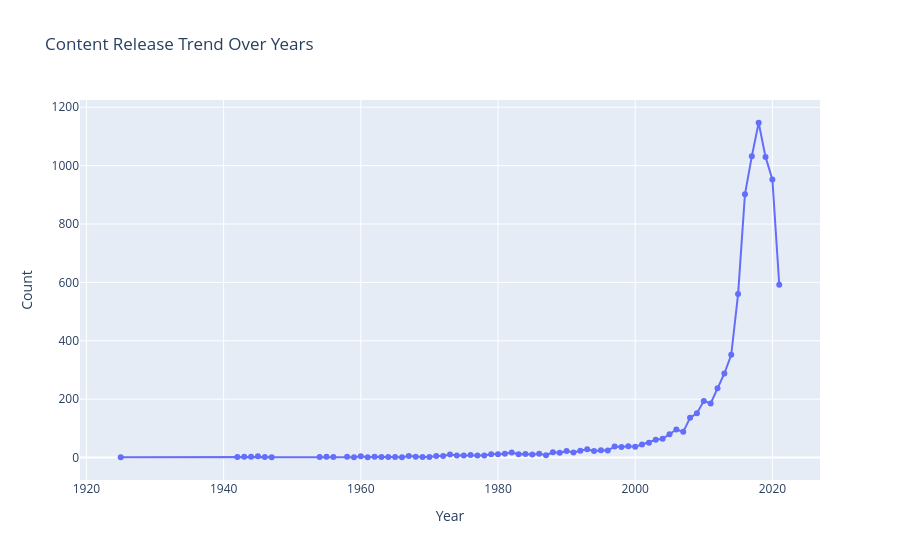

The notebook cell this image was saved under:
### Code cell
year_counts_df = df["release_year"].value_counts().sort_index().reset_index()
year_counts_df.columns = ["Year", "Count"]

fig = px.line(
    year_counts_df,
    x="Year",
    y="Count",
    markers=True,
    title="Content Release Trend Over Years"
)

fig.show()

### Figure 1 — Plotly figure (JSON) as saved in the notebook; plotly's stock layout.template omitted (floating-point values rounded to 4 significant figures)
{"data": [{"hovertemplate": "Year=%{x}<br>Count=%{y}<extra></extra>", "legendgroup": "", "line": {"color": "#636efa", "dash": "solid"}, "marker": {"symbol": "circle"}, "mode": "lines+markers", "name": "", "orientation": "v", "showlegend": false, "type": "scatter", "x": [1925, 1942, 1943, 1944, 1945, 1946, 1947, 1954, 1955, 1956, 1958, 1959, 1960, 1961, 1962, 1963, 1964, 1965, 1966, 1967, 1968, 1969, 1970, 1971, 1972, 1973, 1974, 1975, 1976, 1977, 1978, 1979, 1980, 1981, 1982, 1983, 1984, 1985, 1986, 1987, 1988, 1989, 1990, 1991, 1992, 1993, 1994, 1995, 1996, 1997, 1998, 1999, 2000, 2001, 2002, 2003, 2004, 2005, 2006, 2007, 2008, 2009, 2010, 2011, 2012, 2013, 2014, 2015, 2016, 2017, 2018, 2019, 2020, 2021], "xaxis": "x", "y": [1, 2, 3, 3, 4, 2, 1, 2, 3, 2, 3, 1, 4, 1, 3, 2, 2, 2, 1, 5, 3, 2, 2, 5, 5, 10, 7, 7, 9, 7, 7, 11, 11, 13, 17, 11, 12, 10, 13, 8, 18, 16, 22, 17, 23, 28, 22, 25, 24, 38, 36, 39, 37, 45, 51, 61, 64, 80, 96, 88, 136, 152, 194, 185, 237, 288, 352, 560, 902, 1032, 1147, 1030, 953, 592], "yaxis": "y"}], "layout": {"legend": {"tracegroupgap": 0}, "title": {"text": "Content Release Trend Over Years"}, "xaxis": {"anchor": "y", "domain": [0, 1], "title": {"text": "Year"}}, "yaxis": {"anchor": "x", "domain": [0, 1], "title": {"text": "Count"}}}}
